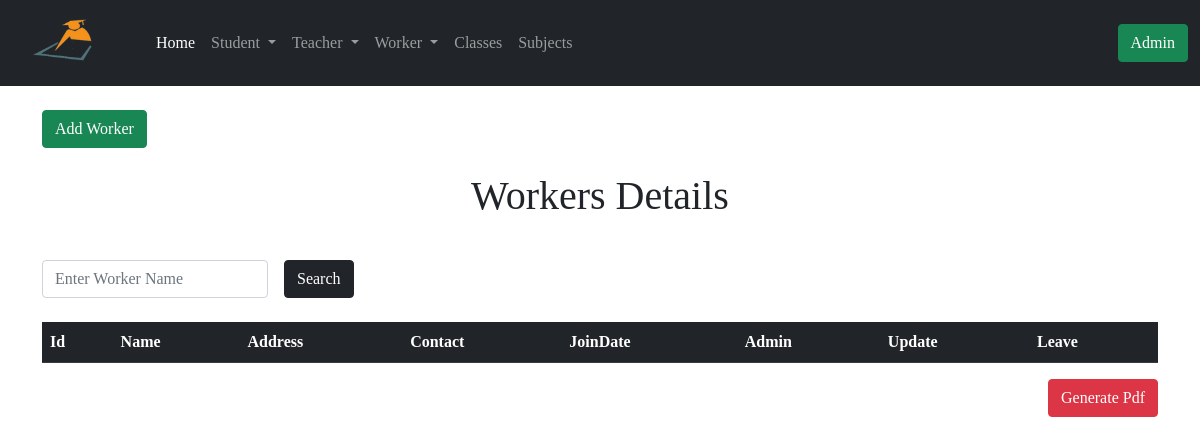
Page /worker_detials on the earlier database version.
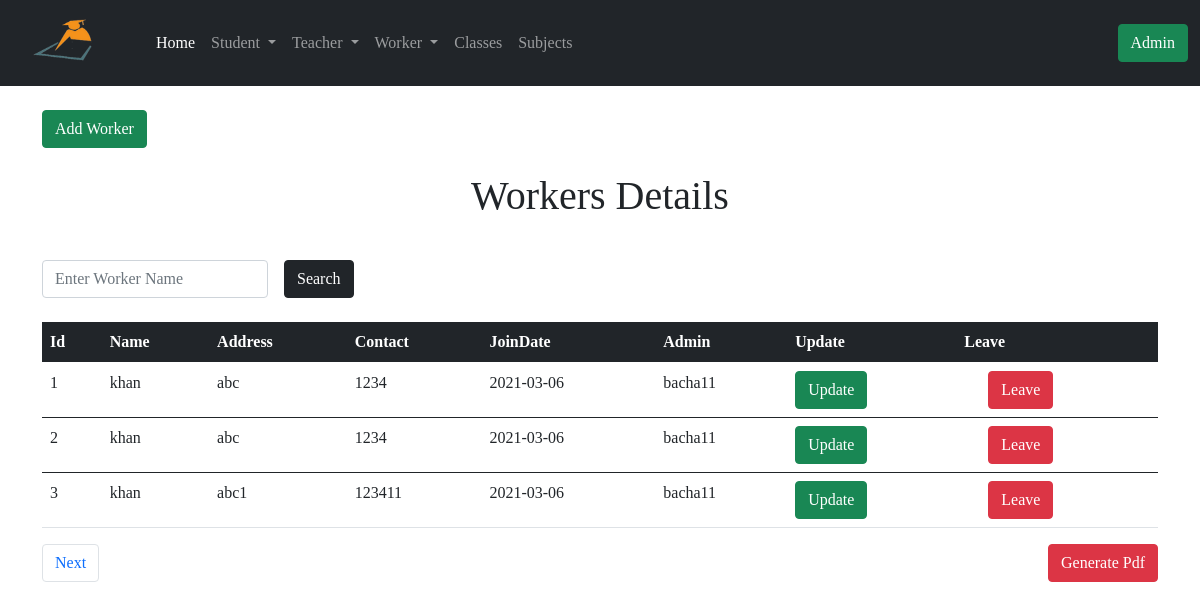
Same page on the later database version.
### app/models.py (models this page shows, shortened)
class Worker(db.Model):
    __searchable__ = ['worker_name', 'worker_address']
    id = db.Column(db.Integer, primary_key=True)
    worker_name = db.Column(db.String(64), index=True)
    worker_address = db.Column(db.String(128), index=True)
    worker_contact = db.Column(db.String(64), index=True)
    join_date = db.Column(db.DateTime, default=datetime.utcnow())
    admin_id = db.Column(db.Integer, db.ForeignKey('admin.id'))

class Admin(UserMixin, db.Model):
    id = db.Column(db.Integer, primary_key=True)
    username = db.Column(db.String(32), unique=True, index=True)
    email = db.Column(db.String(64), unique=True, index=True)
    password_hash = db.Column(db.String(128))
    join_date = db.Column(db.DateTime, default=datetime.utcnow())
    student = db.relationship('Student', backref='admin')
    leavestudent = db.relationship('LeaveStudent', backref='admin')
    teacher = db.relationship('Teacher', backref='admin')
    leaveteacher = db.relationship('LeaveTeacher', backref='admin')
    worker = db.relationship('Worker', backref='admin')
    leaveworker = db.relationship('LeaveWorker', backref='admin')
    classs = db.relationship('Class', backref='admin')
    subject = db.relationship('Subject', backref='admin')

### app/routes.py (the view)
@app.route('/worker_detials')
def worker_detials():
    query = request.args.get('query')
    if query:
        workers = Worker.query.filter(Worker.worker_name.contains(query))
        return render_template('worker_detials.html', title='Search Worker', workers=workers, query=query)
    page = request.args.get('page', 1, type=int)
    workers = Worker.query.order_by(Worker.id.asc()).paginate(
        page, app.config['ENTRY_PER_PAGE'], False)
    next_url = url_for('worker_detials', page=workers.next_num) \
        if workers.has_next else None
    prev_url = url_for('worker_detials', page=workers.prev_num) \
        if workers.has_prev else None
    return render_template('worker_detials.html', title='Worker Detials', workers=workers.items, next_url=next_url, prev_url=prev_url, page=page)

### app/templates/worker_detials.html (shortened to what this page needs)
{% extends 'base.html' %}
{% block content %}
<div class="container">
  <a href=" {{url_for('add_worker')}} ">
    <button type="submit" class="btn btn-success mt-4">Add Worker</button>
  </a>
  {% if query %}
  <h1 class="text-center mt-4">Search Result About! <span class="text-primary"> {{ query }} </span></h1>
  <td> <a href=" {{ url_for('worker_detials') }} "> <button type="submit" class="btn btn-success">  Back </button> </a></td>
  {% else %}
  <h1 class="text-center mt-4">Workers Details</h1>
  {% endif %}
  <form action="" method="GET">
    <div class="row g-3 align-items-center mt-4">
      <div class="col-auto">
        <input type="search" name="query" id="inputPassword6" class="form-control" placeholder="Enter Worker Name" required>
      </div>
      <div class="col-auto">
        <button type="submit" class="btn btn-dark">Search</button>
      </div>
    </div>
  </form>
  <table class="table mt-4">
      <thead class="table-dark">
        <tr>
          <th scope="col">Id</th>
          <th scope="col">Name</th>
          <th scope="col">Address</th>
          <th scope="col">Contact</th>
          <th scope="col">JoinDate</th>
          <th scope="col">Admin</th>
          <th scope="col">Update</th>
          <th scope="col">Leave</th>
        </tr>
      </thead>
      {% for worker in workers %}
      <tbody>
        <tr>
          <td> {{ worker.id }}</td>
          <td> {{ worker.worker_name }} </td>
          <td> {{ worker.worker_address }} </td>
          <td> {{ worker.worker_contact }} </td>
          <td> {{ worker.join_date.strftime('%Y-%m-%d') }} </td>
          <td> {{ worker.admin.username }} </td>
          <td> <a href=" {{ url_for('update_worker', id=worker.id)}} "><button type="submit" class="btn btn-success">Update</button> </a></td>
          <td>
            <button type="button" class="btn btn-danger ms-4" data-bs-toggle="modal" data-bs-target="#exampleModal">
              Leave
            </button>
          </td>
        </tr>
      </tbody>
      {% endfor %}
  </table>
    <a href="{{ url_for('worker_detials_pdf') }}"><button type="submit" class="btn btn-danger float-end">Generate Pdf</button></a>
    <nav aria-label="Page navigation example">
      <ul class="pagination">
        {% if next_url %}
        <li class="page-item"><a class="page-link" href="{{ next_url }}">Next</a></li>
        {% endif %}
      </ul>
    </nav>
</div>
{% endblock %}

### app/templates/base.html (shortened to what this page needs)
<!DOCTYPE html>
<html lang="en">
<head>
    <link href="https://cdn.jsdelivr.net/npm/bootstrap@5.0.0-beta2/dist/css/bootstrap.min.css" rel="stylesheet">
</head>
<body>
    {% include 'nav.html' %}
    {% block content %} {% endblock %}
</body>
</html>

### app/templates/nav.html (shortened to what this page needs)
<nav class="navbar navbar-expand-lg navbar-dark bg-dark">
    <div class="container-fluid">
      <a class="navbar-brand" href="{{ url_for('index') }}"><img src=" {{ url_for('static', filename='image/rsz_1logo.png')}} " class="brand_logo " width="120px" height="60px"  alt="Logo"></a>
      <div class="collapse navbar-collapse" id="navbarSupportedContent">
        <ul class="navbar-nav me-auto mb-2 mb-lg-0">
          <li class="nav-item">
            <a class="nav-link active" aria-current="page" href="{{ url_for('index') }}">Home</a>
          </li>
          <li class="nav-item dropdown">
            <a class="nav-link dropdown-toggle" href="#" id="navbarDropdown" role="button" data-bs-toggle="dropdown" aria-expanded="false">
              Student
            </a>
          </li>
          <li class="nav-item dropdown">
            <a class="nav-link dropdown-toggle" href="#" id="navbarDropdown" role="button" data-bs-toggle="dropdown" aria-expanded="false">
              Teacher
            </a>
          </li>
          <li class="nav-item dropdown">
            <a class="nav-link dropdown-toggle" href="#" id="navbarDropdown" role="button" data-bs-toggle="dropdown" aria-expanded="false">
              Worker
            </a>
          </li>
          <li class="nav-item">
            <a class="nav-link " aria-current="page" href="{{ url_for('list_of_class') }}">Classes</a>
          </li>
          <li class="nav-item">
            <a class="nav-link " aria-current="page" href="{{ url_for('list_of_subject') }}">Subjects</a>
          </li>
        </ul>
        {% if current_user.is_anonymous %}
        <a href="{{ url_for('admin_login') }}"><button class="btn btn-success ms-2">Admin</button></a>
        {% else %}
        <a href="{{ url_for('admin_logout') }}"><button class="btn btn-success ms-2">Logout</button></a>
        {% endif %}
      </div>
    </div>
  </nav>

### app/templates/base.html (style rules this page uses)
body { font-family: 'Times New Roman', Times, serif; }

Differences in the rows shown:
added Worker: id "1", worker_name "khan", worker_address "abc", worker_contact "1234", join_date "2021-03-06", admin.username "bacha11"
added Worker: id "2", worker_name "khan", worker_address "abc", worker_contact "1234", join_date "2021-03-06", admin.username "bacha11"
added Worker: id "3", worker_name "khan", worker_address "abc1", worker_contact "123411", join_date "2021-03-06", admin.username "bacha11"
Other differences:
text now shown: "Next"
